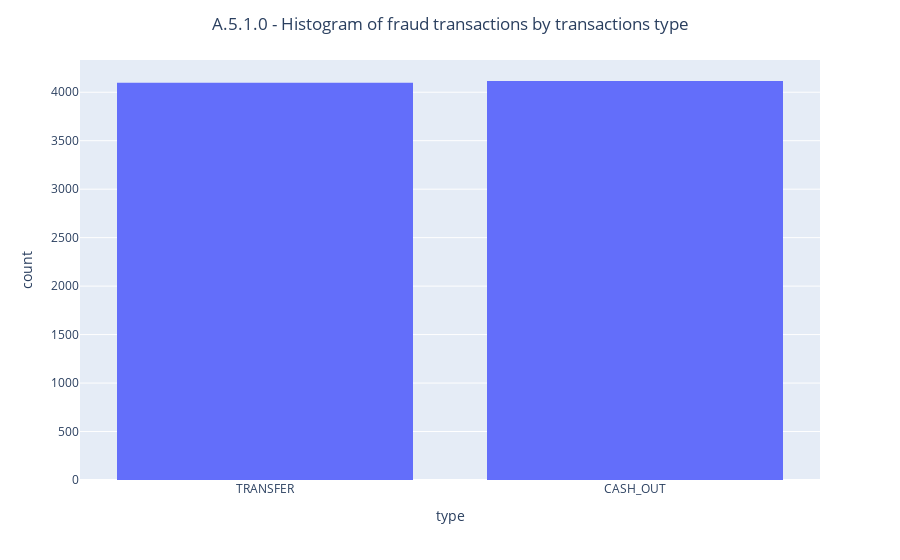

Write notebook code for a chart like this one.
### Code cell
# A.5.1.1 Histogram by 'type' for records labeled as fraud
fraud_df = transaction_df.query("isFraud == 1")
fraud_df.reset_index(drop=True, inplace=True)
fig = px.histogram(fraud_df, x="type")
fig.update_layout(title={'text': 'A.5.1.0 - Histogram of fraud transactions by transactions type','x': 0.5,'xanchor': 'center'})
fig.write_image("images/A.5.1.1_histogram_fraud_transaction_type.png")
fig.write_html("plots/A.5.1.1_histogram_fraud_transaction_type.html")
fig.show()

### Figure 1 — Plotly figure (JSON) as saved in the notebook; plotly's stock layout.template omitted (floating-point values rounded to 4 significant figures; data arrays with more than 128 entries replaced by an {"elided": "..."} marker saying what was removed)
{"data": [{"bingroup": "x", "hovertemplate": "type=%{x}<br>count=%{y}<extra></extra>", "legendgroup": "", "marker": {"color": "#636efa", "pattern": {"shape": ""}}, "name": "", "orientation": "v", "showlegend": false, "type": "histogram", "x": {"elided": "8213 str values"}, "xaxis": "x", "yaxis": "y"}], "layout": {"barmode": "relative", "legend": {"tracegroupgap": 0}, "margin": {"t": 60}, "title": {"text": "A.5.1.0 - Histogram of fraud transactions by transactions type", "x": 0.5, "xanchor": "center"}, "xaxis": {"anchor": "y", "domain": [0, 1], "title": {"text": "type"}}, "yaxis": {"anchor": "x", "domain": [0, 1], "title": {"text": "count"}}}}
